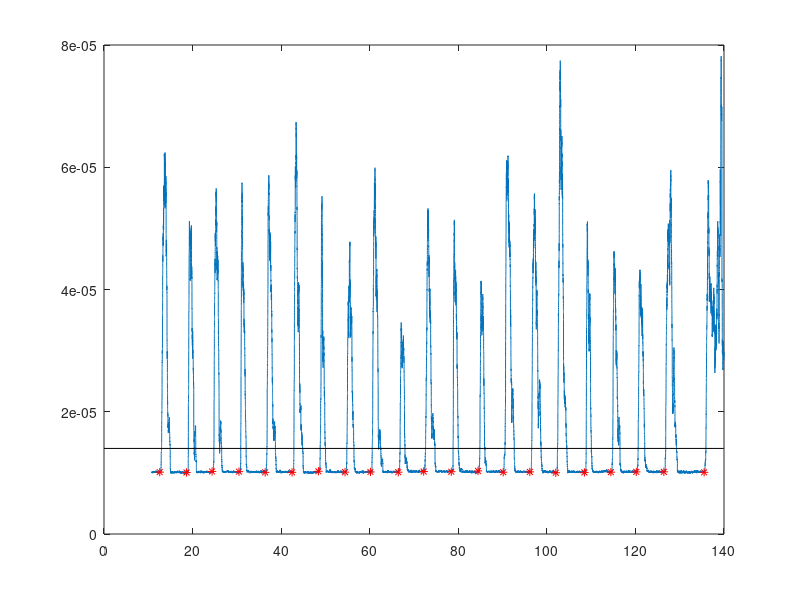
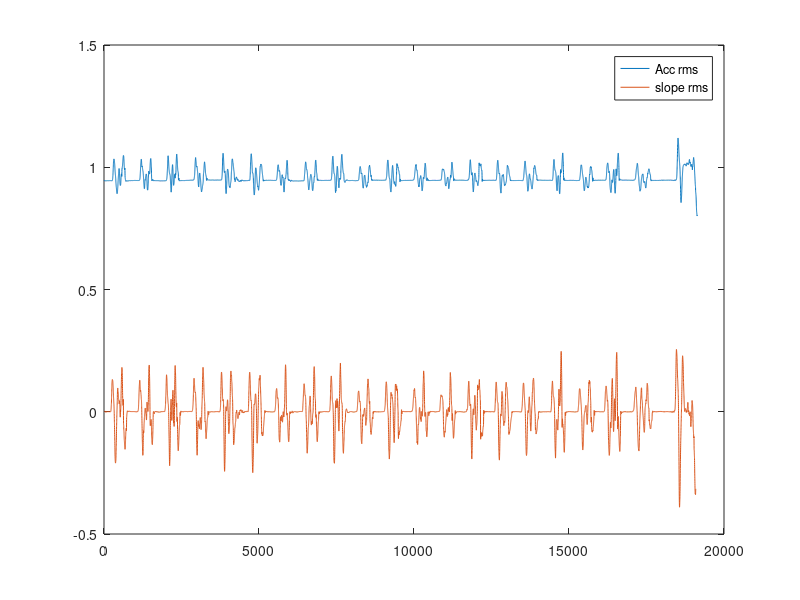
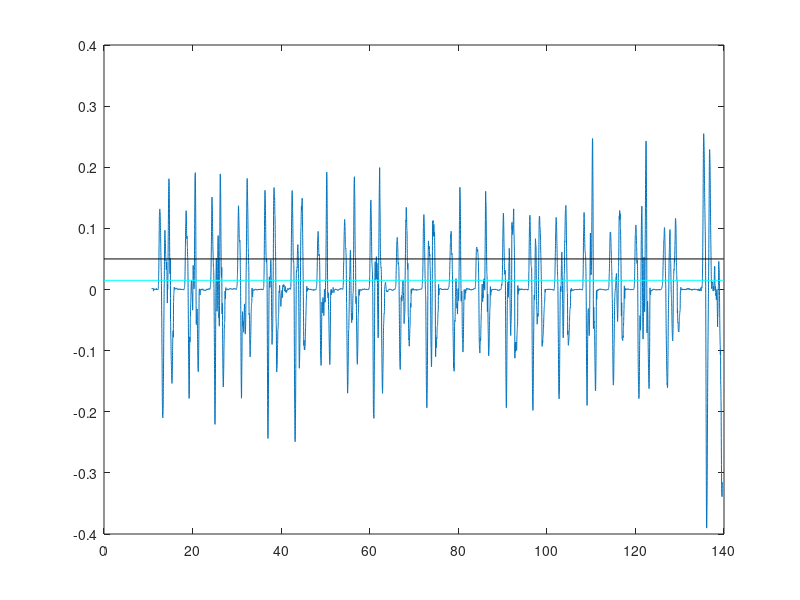
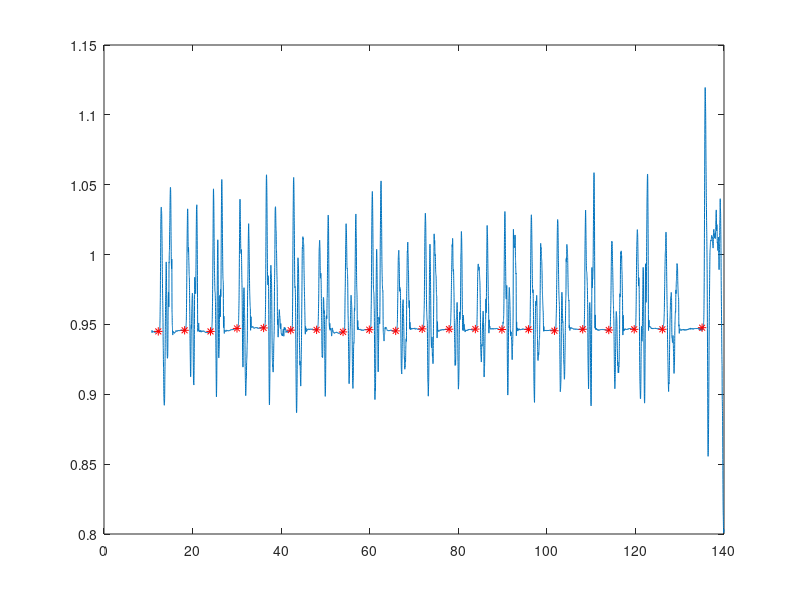

MATLAB code for these plots, in order:
% save("emg.mat","Xs","Emg","Emg_rms");
% save("acc.mat","Xs_acc","AccX","AccY","AccZ");

clear all;
close all;
clc;

load("acc_modified.mat");
load("emg_modified.mat");

% plot(Xs,emg_rms);
% hold on;
%% 
% EMG spike detection


% plot( emg_a);
% spike=zeros(25,2);
spike_emg =zeros(25,1);
spike_idx = zeros(25,1);
threshold = 1.4e-05;

wind= 1000;
k=1;
% for i = 2001:(length(emg_a)-2000)
i = wind + 1;
while i<=(length(emg_rms)-wind) 
    if (max(emg_rms(i-wind:i)))<=threshold && min(emg_rms(i+10:i+100)>= threshold)
        spike_emg(k)= emg_rms(i-500);
        spike_idx(k) = Xs(i-500);
        i = i+1000;
        k = k+1;
    else 
        i = i+1;
    end
end
spike_emg = nonzeros(spike_emg);
spike_idx = nonzeros(spike_idx);
%% 
% Plot EMG spike starting points
figure;
plot(Xs,emg_rms);
hold on;
line([0 Xs(end)], [threshold threshold], 'LineWidth', 0.5, 'Color', 'k');
plot(spike_idx,spike_emg,'r*');
hold off;
%% 
% ACC spike data. 

Acc = sqrt(AccX.^2 + AccY.^2 + AccZ.^2);

Acc_rms = movmean(Acc,100);

Acc_diff = diff(Acc_rms);

Xs_acc_diff = diff(Xs_acc);

Acc_slope = Acc_diff./Xs_acc_diff;
Acc_slope(end+1) = NaN;


slope_rms = movmean(Acc_slope,100);

% plot(Xs_acc,Acc);
% hold on;
% plot(Acc_rms);
figure;
plot(Acc_rms);
hold on;
% plot(Xs_acc,Acc_slope);
plot(slope_rms);
legend("Acc rms","slope rms");
hold off;
%% 
% Ploting the ACC spike points. 

spike_acc =zeros(25,1);
acc_idx = zeros(25,1);
lower_th = 0.015;
upper_th = 0.05;

window= 100;
k=1;
% for i = 2001:(length(emg_a)-2000)
i = window + 1;
while i<=(length(slope_rms)-window) 
    if (max(slope_rms(i-window:i)))<=lower_th && min(slope_rms(i+5:i+25)>= lower_th)
        spike_acc(k)= Acc_rms(i-5);
        acc_idx(k) = Xs_acc(i-5);
        i = i+650;
        k = k+1;
    else 
        i = i+1;
    end
end
spike_acc = nonzeros(spike_acc);
acc_idx = nonzeros(acc_idx);
%%

figure;
plot(Xs_acc,slope_rms);
hold on;
line([0 Xs_acc(end)], [upper_th upper_th], 'LineWidth', 0.5, 'Color', 'k');
line([0 Xs_acc(end)], [lower_th lower_th], 'LineWidth', 0.5, 'Color', 'c');
hold off;

figure;
plot(Xs_acc,Acc_rms);
hold on;
plot(acc_idx,spike_acc,'r*');
hold off;

%%
figure;
plot(acc_idx,1,'r*');
hold on;
plot(spike_idx,1,'k+');


diff_idx = spike_idx-acc_idx;
avg_diff = mean(diff_idx)*1000;
